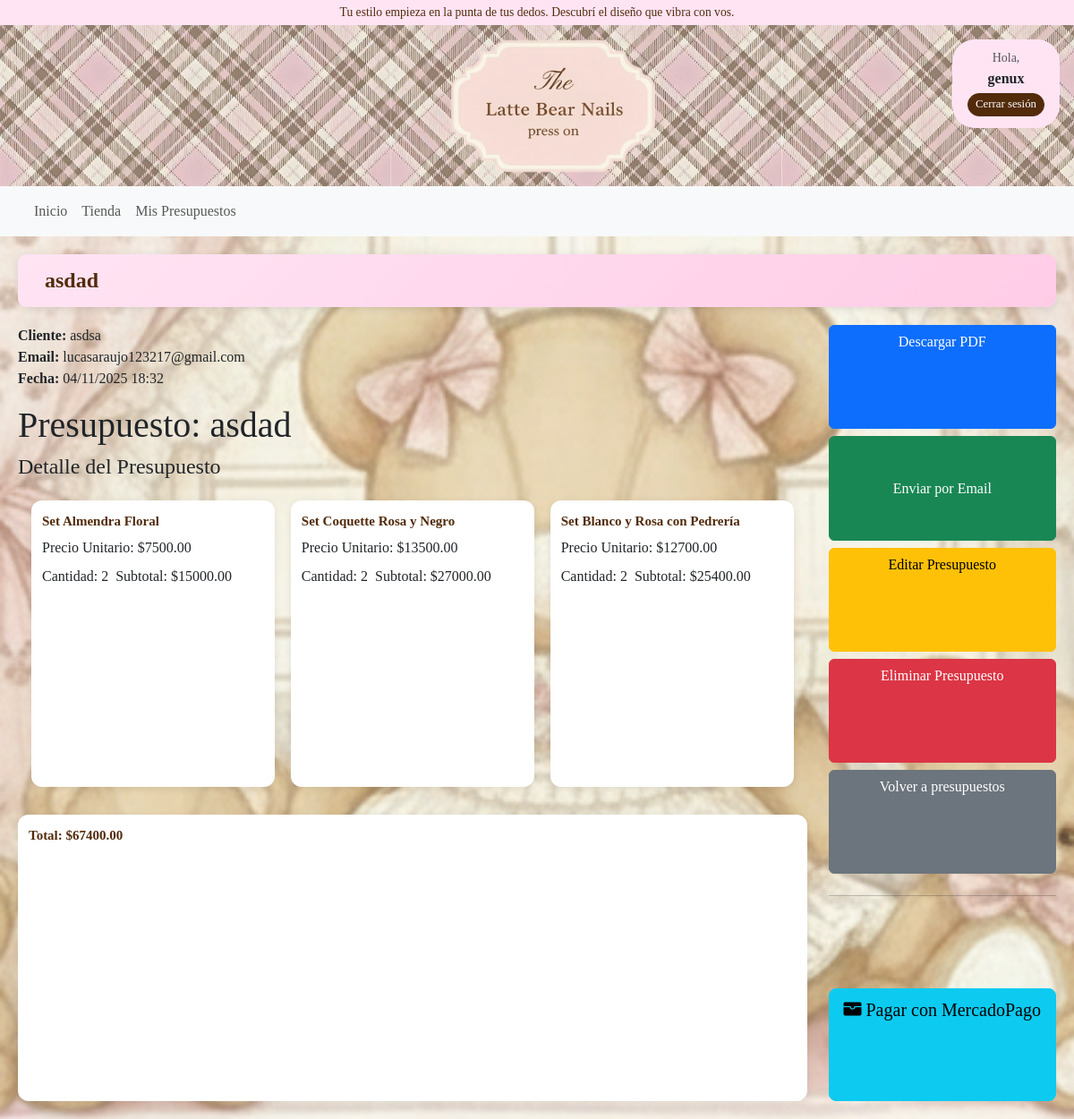
The page /budget/8/ (signed in) on the database its author committed.
### core/models.py (models this page shows, shortened)
class Budget(models.Model):
    user = models.ForeignKey(User, on_delete=models.CASCADE, related_name='budgets')
    title = models.CharField(max_length=200)
    created_at = models.DateTimeField(auto_now_add=True)
    total_amount = models.DecimalField(max_digits=10, decimal_places=2)
    customer_email = models.EmailField()
    customer_name = models.CharField(max_length=200)

class BudgetItem(models.Model):
    budget = models.ForeignKey(Budget, on_delete=models.CASCADE, related_name='items')
    product = models.ForeignKey('productos.Producto', on_delete=models.CASCADE)
    quantity = models.PositiveIntegerField(default=1)
    price = models.DecimalField(max_digits=10, decimal_places=2)
    @property
    def subtotal(self):
        return self.quantity * self.price

### productos/models.py (models this page shows, shortened)
class Producto(models.Model):
    color_choices = [
        ('rosa', 'Rosa'),
        ('rojo', 'Rojo'),
        ('amarillo', 'Amarillo'),
        ('negro', 'Negro'),
        ('plateado', 'Plateado'),
        ('blanco', 'Blanco'),
        ('azul', 'Azul'),
        ('celeste', 'Celeste'),
        ('naranja', 'Naranja'),
        ('violeta', 'Violeta'),
        ('dorado', 'Dorado'),
        ('verde', 'Verde'),
        ('transparente', 'Transparente'),
    ]
    forma_choices = [
        ('cuadrada', 'Cuadrada'),
        ('almendra', 'Almendra'),
        ('redonda', 'Redonda'),
        ('stiletto', 'Stiletto'),
        ('coffin', 'Coffin'),
        ('ballerina', 'Ballerina'),
    ]
    tamaño_choices = [
        ('xs', 'Tamaño 1, xs'),
        ('s', 'Tamaño 2, s'),
        ('m', 'Tamaño 3, m'),
        ('l', 'Tamaño 4, l'),
    ]
    nombre = models.CharField(max_length = 40)
    precio = models.DecimalField(max_digits=10, decimal_places=2)
    imagen = models.ImageField(upload_to = 'productos/')
    forma = models.CharField(max_length=20, choices=forma_choices, default='almendra')
    tamaño = models.CharField(max_length=10, choices=tamaño_choices, default='s')
    color_principal = models.CharField(max_length = 20, choices = color_choices)
    color_secundario = models.CharField(max_length = 20, choices = color_choices, blank=True, null=True)

### core/views.py (the view)
# urls.py: path('budget/<int:budget_id>/', views.view_budget, name='view_budget'),
@login_required
def view_budget(request, budget_id):
    budget = Budget.objects.get(id=budget_id, user=request.user)
    return render(request, 'budgets/view_budget.html', {'budget': budget})

### core/templates/budgets/view_budget.html (shortened to what this page needs)
{% extends "base.html" %}
{% block content %}
<div class="tienda-container">
    <main>
        <div class="tienda-header">
            <h1 class="tienda-titulo">{{ budget.title }}</h1>
        </div>
        <div class="d-flex flex-column flex-md-row">
            <div class="flex-grow-1 me-md-4">
                <div class="mb-3">
                    <strong>Cliente:</strong> {{ budget.customer_name }}<br>
                    <strong>Email:</strong> {{ budget.customer_email }}<br>
                    <strong>Fecha:</strong> {{ budget.created_at|date:"d/m/Y H:i" }}
                </div>
                <h1>Presupuesto: {{ budget.title }}</h1>
                <h4>Detalle del Presupuesto</h4>
                <div class="productos-grid">
                    {% for item in budget.items.all %}
                    <div class="producto-card">
                        <div class="producto-info">
                            <h3 class="producto-nombre">{{ item.product.nombre }}</h3>
                            <div class="producto-precios">
                                <div>Precio Unitario: ${{ item.price }}</div>
                                <div>Cantidad: {{ item.quantity }}</div>
                                <div>Subtotal: ${{ item.subtotal }}</div>
                            </div>
                        </div>
                    </div>
                    {% endfor %}
                </div>
                <div class="producto-card mt-3">
                    <div class="producto-info">
                        <h3 class="producto-nombre"><strong>Total: ${{ budget.total_amount }}</strong></h3>
                    </div>
                </div>
            </div>
            <div class="d-grid gap-2">
                <a href="{% url 'download_budget' budget.id %}" class="btn btn-primary">Descargar PDF</a>
                <button id="send-budget-btn" class="btn btn-success" data-budget-id="{{ budget.id }}">Enviar por Email</button>
                <a href="{% url 'edit_budget' budget.id %}" class="btn btn-warning">Editar Presupuesto</a>
                <a href="{% url 'delete_budget' budget.id %}" class="btn btn-danger">Eliminar Presupuesto</a>
                <a href="{% url 'budgets_list' %}" class="btn btn-secondary">Volver a presupuestos</a>
                <hr>
                <a href="{% url 'mp_create_payment' budget.id %}" class="btn btn-info btn-lg">
                    <i class="bi bi-wallet-fill"></i>
                    Pagar con MercadoPago
                </a>
                </div>
            </div>
        </div>
{% endblock %}

### core/templates/base.html (shortened to what this page needs)
<!doctype html>
{% load static %}
<html lang="es">
<head>
  <link rel="stylesheet" href="https://cdnjs.cloudflare.com/ajax/libs/font-awesome/6.4.0/css/all.min.css">
  <link href="https://cdn.jsdelivr.net/npm/bootstrap@5.3.2/dist/css/bootstrap.min.css" rel="stylesheet">
  <link rel="stylesheet" href="https://cdn.jsdelivr.net/npm/bootstrap-icons@1.11.3/font/bootstrap-icons.min.css">
  <link rel="stylesheet" href="{% static 'css/custom.css' %}">
</head>
<body>
  <div class="announcement-bar text-center py-1">
     Tu estilo empieza en la punta de tus dedos. Descubrí el diseño que vibra con vos.
  </div>
  <header class="hero-header d-flex justify-content-center align-items-center">
        <a href="{% url 'home' %}" style="border: none; text-decoration: none;">
      <img
        src="{% static 'images/logo press on.png' %}"
        alt="The Latte Nails Logo"
        class="img-fluid site-logo"
      >
    </a>
    <div class="login-icons position-absolute top-0 end-0 p-3">
      {% if user.is_authenticated %}
        <div class="logged-in-user">
          <span class="text-muted small">Hola,</span><br>
          <strong>{{ user.username }}</strong><br>
          <a href="{% url 'account_logout' %}" class="btn btn-sm btn-outline-secondary mt-1">Cerrar sesión</a>
        </div>
      {% endif %}
    </div>
  </header>
  {% if user.is_authenticated %}
  <nav class="navbar navbar-expand-lg navbar-light bg-light">
    <div class="container">
      <div class="navbar-nav">
        <a class="nav-link" href="{% url 'home' %}">Inicio</a>
        <a class="nav-link" href="{% url 'tienda' %}">Tienda</a>
        <a class="nav-link" href="{% url 'budgets_list' %}">Mis Presupuestos</a>
      </div>
    </div>
  </nav>
  {% endif %}
  {% block content %}{% endblock %}
</body>
</html>

### static/css/custom.css (style rules this page uses)
body { background-image: url('../images/interfaz\ principal.png'); background-color: #FFF0F5; background-position: center top; background-repeat: no-repeat; background-size: cover; background-attachment: fixed; }
* { font-family: 'Times New Roman', Times, serif; }
.announcement-bar { background-color: #ffe4f4; color: #522b0b; font-size: 0.85rem; padding: 10px 0; }
.hero-header { position: relative; height: 180px; background-image: url("../images/press\ on.jpg"); background-repeat: no-repeat; background-size: cover; display: flex; flex-direction: row; align-items: center; justify-content: space-between; padding: 15px 20px; }
.site-logo { max-width: 230px; width: auto; height: auto; }
.login-icons { position: absolute; top: 0; right: 0; padding: 20px; }
.login-icons a { color: #522b0b; display: inline-block; padding: 8px 15px; margin: 5px 0; background-color: #ffe4f4; border-radius: 25px; text-decoration: none; transition: all 0.3s ease; }
.logged-in-user { background-color: #ffe4f4; border-radius: 25px; padding: 8px 15px; text-align: center; min-width: 120px; }
.logged-in-user .btn { background-color: #522b0b; color: #fff; border-color: #522b0b; padding: 2px 8px; font-size: 0.8rem; }
body .container-fluid, body .container { padding-left: 0; padding-right: 0; }
.tienda-container { display: flex; flex-direction: column; gap: 20px; padding: 20px; width: 100%; max-width: 1400px; margin: 0 auto; box-sizing: border-box; }
.tienda-header { background: linear-gradient(135deg, #ffe4f4, #ffcce6); padding: 15px 30px; border-radius: 10px; margin-bottom: 20px; display: flex; justify-content: space-between; align-items: center; box-shadow: 0 2px 10px rgba(0,0,0,0.1); }
.tienda-titulo { color: #522b0b; font-size: 24px; font-weight: bold; margin: 0; }
.productos-grid { display: grid; grid-template-columns: repeat(auto-fit, minmax(220px, 1fr)); gap: 18px; padding: 15px; width: 100%; box-sizing: border-box; }
.producto-card { background: white; border-radius: 12px; box-shadow: 0 2px 8px rgba(0, 0, 0, 0.08); overflow: hidden; display: flex; flex-direction: column; transition: transform 0.2s ease, box-shadow 0.2s ease; height: 320px; }
.producto-info { padding: 14px 12px 16px; display: flex; flex-direction: column; gap: 8px; }
.producto-nombre { font-size: 15px; color: #522b0b; font-weight: bold; margin: 0; line-height: 1.3; overflow: hidden; text-overflow: ellipsis; display: -webkit-box; -webkit-line-clamp: 2; -webkit-box-orient: vertical; }
.producto-precios { display: flex; align-items: center; gap: 8px; flex-wrap: wrap; }
html, body { height: 100%; }
main { min-height: calc(100vh - 180px); width: 100%; box-sizing: border-box; }

### rows shown on the page
Budget: title "asdad", customer_name "asdsa", customer_email "lucasaraujo123217@gmail.com", created_at "04/11/2025 18:32", total_amount "67400.00"
BudgetItem: product.nombre "Set Almendra Floral", price "7500.00", quantity "2", subtotal "15000.00"
BudgetItem: product.nombre "Set Coquette Rosa y Negro", price "13500.00", quantity "2", subtotal "27000.00"
BudgetItem: product.nombre "Set Blanco y Rosa con Pedrería", price "12700.00", quantity "2", subtotal "25400.00"

### other values the page prints
{{ user.username }} "genux"
